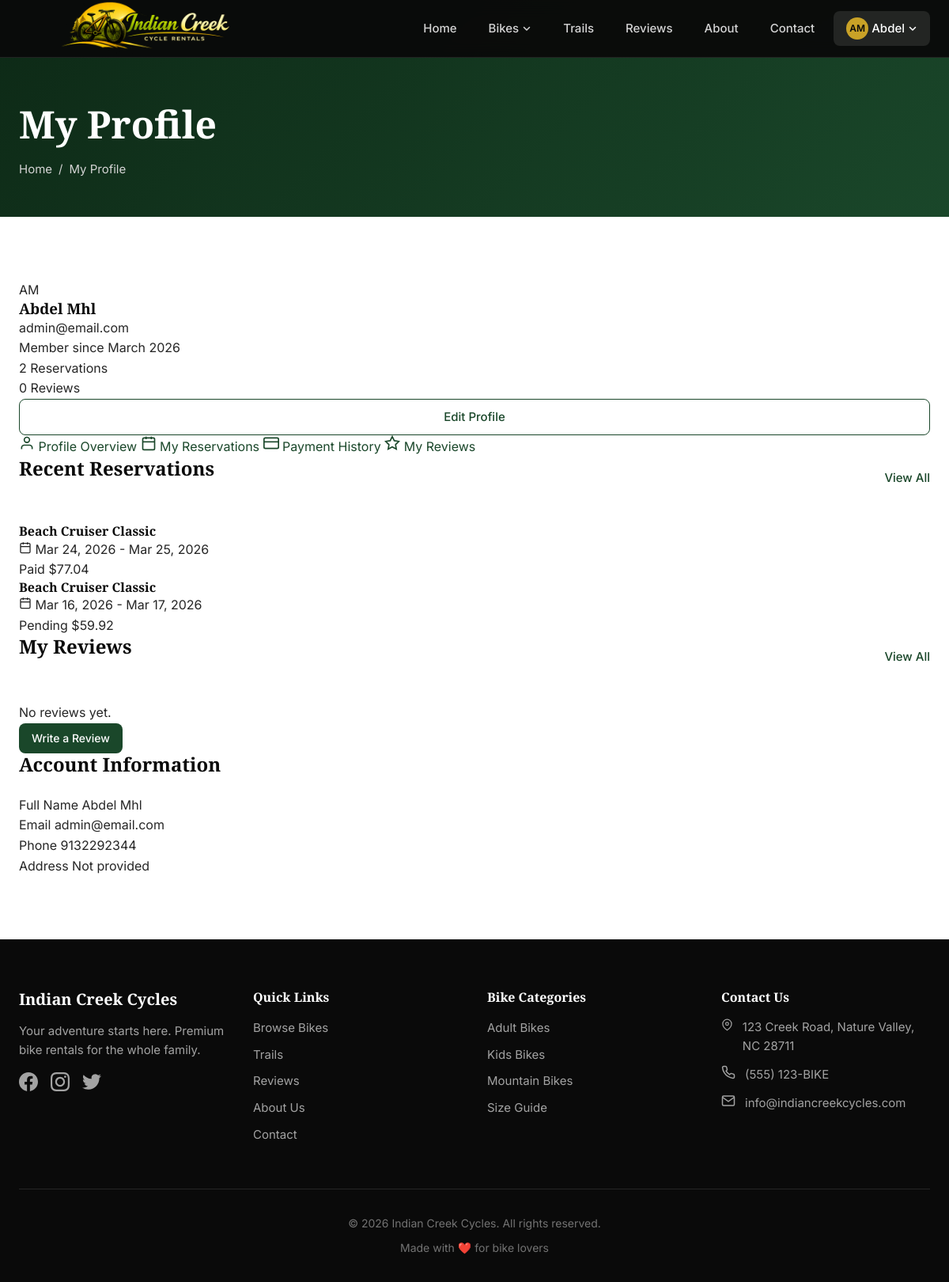
/accounts/profile/ (signed in), run on an earlier commit of the app's database.
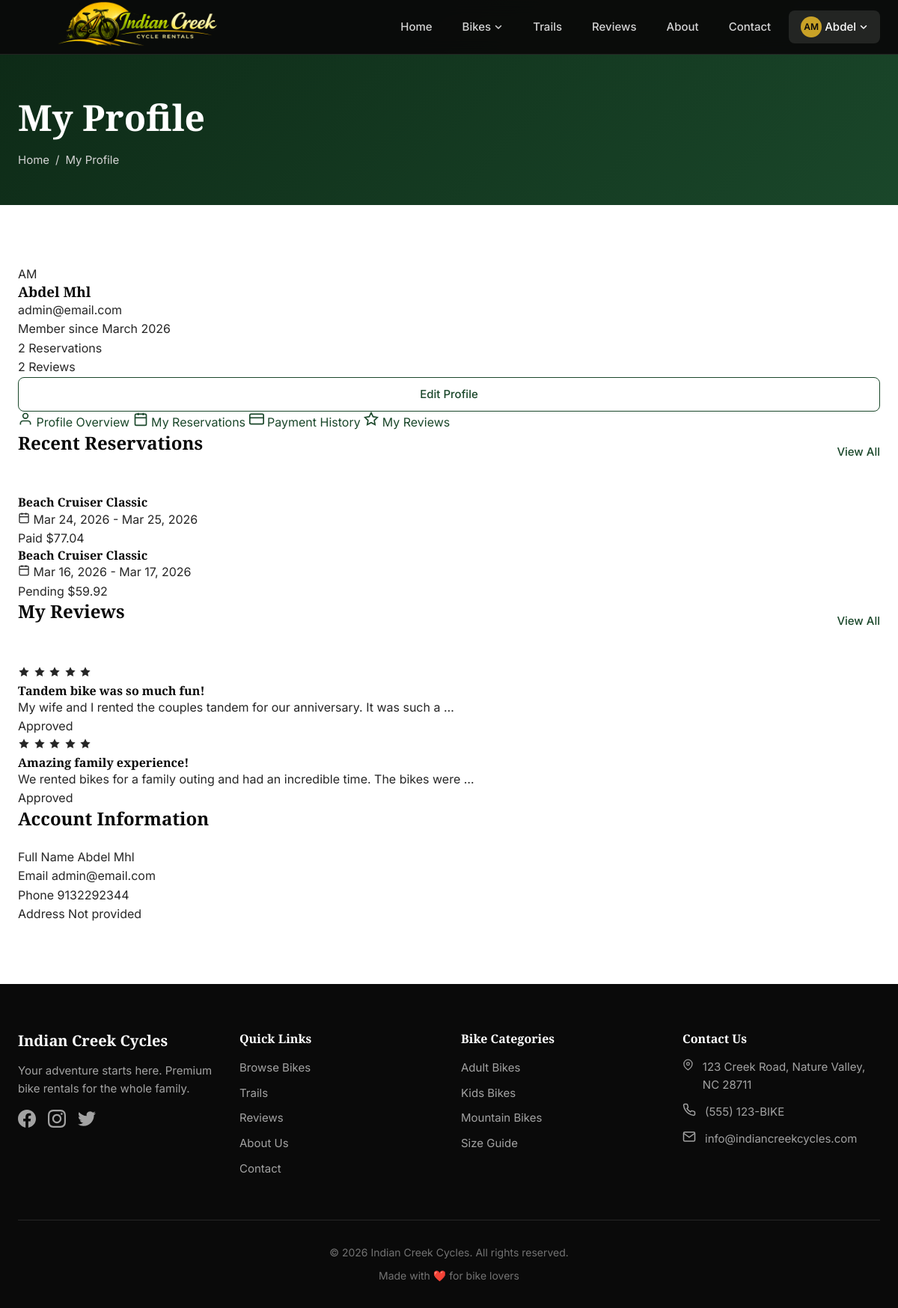
And on a later commit of the database.
### reservations/models.py (models this page shows, shortened)
class Reservation(models.Model):
    STATUS_CHOICES = [
        ('pending', 'Pending'),
        ('confirmed', 'Confirmed'),
        ('paid', 'Paid'),
        ('completed', 'Completed'),
        ('cancelled', 'Cancelled'),
    ]
    RENTAL_TYPES = [
        ('hourly', 'Hourly'),
        ('daily', 'Daily'),
        ('weekly', 'Weekly'),
    ]
    user = models.ForeignKey(
        settings.AUTH_USER_MODEL,
        on_delete=models.CASCADE,
        related_name='reservations'
    )
    bike = models.ForeignKey(
        Bike,
        on_delete=models.CASCADE,
        related_name='reservations'
    )
    accessories = models.ManyToManyField(
        Accessory,
        through='ReservationAccessory',
        blank=True,
        related_name='reservations'
    )
    rental_type = models.CharField(max_length=20, choices=RENTAL_TYPES, default='daily')
    rental_date = models.DateField()
    return_date = models.DateField()
    rental_duration = models.PositiveIntegerField(help_text="Duration in hours or days")
    bike_price = models.DecimalField(max_digits=10, decimal_places=2, default=0)
    accessories_price = models.DecimalField(max_digits=10, decimal_places=2, default=0)
    subtotal = models.DecimalField(max_digits=10, decimal_places=2, default=0)
    tax_amount = models.DecimalField(max_digits=10, decimal_places=2, default=0)
    total_price = models.DecimalField(max_digits=10, decimal_places=2, default=0)
    status = models.CharField(max_length=20, choices=STATUS_CHOICES, default='pending')
    waiver_signed = models.BooleanField(default=False)
    waiver_signed_at = models.DateTimeField(null=True, blank=True)
    created_at = models.DateTimeField(auto_now_add=True)
    updated_at = models.DateTimeField(auto_now=True)
    special_requests = models.TextField(blank=True)
    admin_notes = models.TextField(blank=True)
    class Meta:
        ordering = ['-created_at']

### bikes/models.py (models this page shows, shortened)
class Bike(models.Model):
    BIKE_TYPES = [
        ('adult', 'Adult Bike'),
        ('kids', 'Kids Bike'),
        ('mountain', 'Mountain Bike'),
    ]
    name = models.CharField(max_length=200)
    slug = models.SlugField(unique=True)
    category = models.ForeignKey(
        BikeCategory,
        on_delete=models.CASCADE,
        related_name='bikes'
    )
    bike_type = models.CharField(max_length=20, choices=BIKE_TYPES)
    size = models.ForeignKey(
        BikeSize,
        on_delete=models.SET_NULL,
        null=True,
        blank=True,
        related_name='bikes'
    )
    description = models.TextField()
    features = models.TextField(help_text="List key features, one per line")
    price_per_day = models.DecimalField(max_digits=8, decimal_places=2)
    price_per_hour = models.DecimalField(max_digits=8, decimal_places=2, null=True, blank=True)
    image = models.ImageField(upload_to='bikes/', blank=True, null=True)
    is_available = models.BooleanField(default=True)
    is_maintenance = models.BooleanField(default=False, help_text="Bike is under maintenance")
    maintenance_note = models.TextField(blank=True, help_text="Reason for maintenance")
    quantity_total = models.PositiveIntegerField(default=1, help_text="Total bikes of this model")
    created_at = models.DateTimeField(auto_now_add=True)
    updated_at = models.DateTimeField(auto_now=True)
    class Meta:
        ordering = ['category', 'name']

### reviews/models.py (models this page shows, shortened)
class Review(models.Model):
    user = models.ForeignKey(
        settings.AUTH_USER_MODEL,
        on_delete=models.CASCADE,
        related_name='reviews'
    )
    bike = models.ForeignKey(
        Bike,
        on_delete=models.CASCADE,
        related_name='reviews',
        null=True,
        blank=True
    )
    rating = models.PositiveIntegerField(
        validators=[MinValueValidator(1), MaxValueValidator(5)]
    )
    title = models.CharField(max_length=200)
    content = models.TextField()
    is_approved = models.BooleanField(default=False)
    is_featured = models.BooleanField(default=False)
    admin_response = models.TextField(blank=True)
    admin_response_date = models.DateTimeField(null=True, blank=True)
    helpful_count = models.PositiveIntegerField(default=0)
    created_at = models.DateTimeField(auto_now_add=True)
    updated_at = models.DateTimeField(auto_now=True)
    class Meta:
        ordering = ['-created_at']
    @property
    def rating_stars(self):
        return range(self.rating)

### accounts/views.py (the view)
# urls.py: path('profile/', views.profile, name='profile'),
@login_required
def profile(request):
    reservations = Reservation.objects.filter(
        user=request.user
    ).select_related('bike').order_by('-created_at')[:5]
    reviews = Review.objects.filter(
        user=request.user
    ).order_by('-created_at')[:5]
    context = {
        'reservations': reservations,
        'reviews': reviews,
        'reservation_count': Reservation.objects.filter(user=request.user).count(),
        'review_count': Review.objects.filter(user=request.user).count(),
    }
    return render(request, 'accounts/profile.html', context)

### accounts/models.py (called while the page is built)
    def get_full_name(self):
        return f"{self.first_name} {self.last_name}".strip() or self.username

    def get_initials(self):
        if self.first_name and self.last_name:
            return f"{self.first_name[0]}{self.last_name[0]}".upper()
        return self.username[:2].upper()

### templates/accounts/profile.html (shortened to what the changed rows need)
{% extends 'base.html' %}
{% block content %}
<section class="page-header">
    <div class="container">
        <h1 class="page-title">My Profile</h1>
    </div>
</section>
<section class="section">
    <div class="container">
        <div class="profile-grid">
            <div class="profile-sidebar">
                <div class="profile-card">
                    <div class="profile-stats">
                        <div class="profile-stat">
                            <span class="stat-value">{{ review_count }}</span>
                            <span class="stat-label">Reviews</span>
                        </div>
                    </div>
                </div>
            </div>
            <div class="profile-content">
                <div class="content-section">
                    <div class="section-header-flex">
                        <h2 class="section-title-sm">Recent Reservations</h2>
                    </div>
                    {% if reservations %}
                    <div class="reservation-list">
                        {% for reservation in reservations %}
                        <div class="reservation-item">
                            <div class="reservation-info">
                                <h4 class="reservation-bike">{{ reservation.bike.name }}</h4>
                                <p class="reservation-date">
                                    <svg width="16" height="16" viewBox="0 0 24 24" fill="none" stroke="currentColor" stroke-width="2">
                                        <rect x="3" y="4" width="18" height="18" rx="2" ry="2"/>
                                        <line x1="16" y1="2" x2="16" y2="6"/>
                                        <line x1="8" y1="2" x2="8" y2="6"/>
                                        <line x1="3" y1="10" x2="21" y2="10"/>
                                    </svg>
                                    {{ reservation.rental_date|date:"M d, Y" }} - {{ reservation.return_date|date:"M d, Y" }}
                                </p>
                            </div>
                            <div class="reservation-status">
                                <span class="status-badge status-{{ reservation.status }}">{{ reservation.get_status_display }}</span>
                                <span class="reservation-price">${{ reservation.total_price }}</span>
                            </div>
                        </div>
                        {% endfor %}
                    </div>
                    {% else %}
                    <div class="empty-state-sm">
                        <p>No reservations yet.</p>
                        <a href="{% url 'bike_list' %}" class="btn btn-primary btn-sm">Browse Bikes</a>
                    </div>
                    {% endif %}
                </div>
                <div class="content-section">
                    <div class="section-header-flex">
                        <h2 class="section-title-sm">My Reviews</h2>
                    </div>
                    {% if reviews %}
                    <div class="review-list">
                        {% for review in reviews %}
                        <div class="review-item">
                            <div class="review-rating-sm">
                                {% for i in review.rating_stars %}
                                <svg width="16" height="16" viewBox="0 0 24 24" fill="currentColor">
                                    <path d="M12 2l3.09 6.26L22 9.27l-5 4.87 1.18 6.88L12 17.77l-6.18 3.25L7 14.14 2 9.27l6.91-1.01L12 2z"/>
                                </svg>
                                {% endfor %}
                            </div>
                            <h4 class="review-title-sm">{{ review.title }}</h4>
                            <p class="review-excerpt">{{ review.content|truncatewords:15 }}</p>
                            <span class="review-status {% if review.is_approved %}approved{% else %}pending{% endif %}">
                                {% if review.is_approved %}Approved{% else %}Pending Approval{% endif %}
                            </span>
                        </div>
                        {% endfor %}
                    </div>
                    {% else %}
                    <div class="empty-state-sm">
                        <p>No reviews yet.</p>
                        <a href="{% url 'submit_review' %}" class="btn btn-primary btn-sm">Write a Review</a>
                    </div>
                    {% endif %}
                </div>
                <div class="content-section">
                    <h2 class="section-title-sm">Account Information</h2>
                </div>
            </div>
        </div>
    </div>
</section>
{% endblock %}

What changed in the data, as far as the page shows it:
added Review: rating 5 (drawn), title "Tandem bike was so much fun!", content "My wife and I rented the couples tandem for our anniversary. It was such a …", is_approved "Approved"
added Review: rating 5 (drawn), title "Amazing family experience!", content "We rented bikes for a family outing and had an incredible time. The bikes were …", is_approved "Approved"
Also different on the page:
{{ review_count }}: "0" → "2"
text no longer shown: "No reviews yet. Write a Review"
